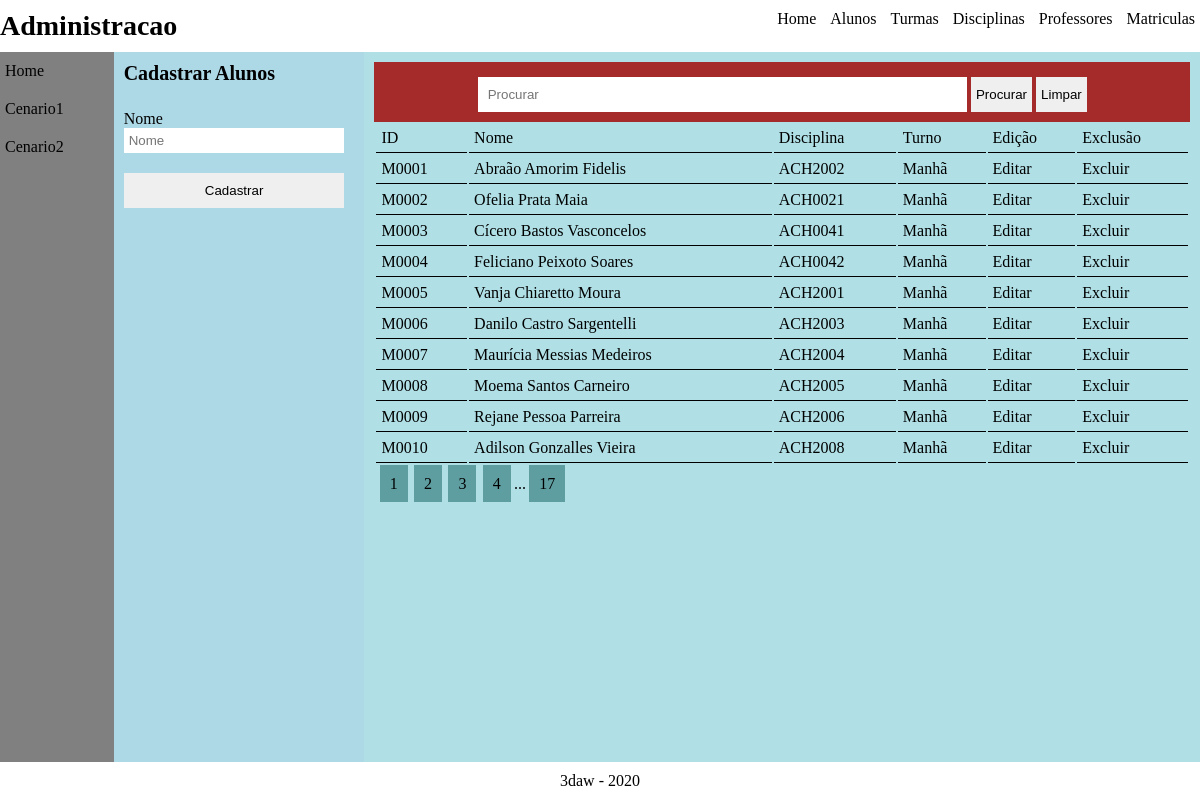
The app's page /administracao/professores.php with its own data.
### tables this page shows
CREATE TABLE IF NOT EXISTS Professores (

    ID VARCHAR(7) UNIQUE PRIMARY KEY NOT NULL,
    Nome VARCHAR(100) NOT NULL,
    Disciplina VARCHAR(7) NOT NULL,
    Turno ENUM ('Manhã', 'Noite'),
    INDEX (Disciplina ),
    FOREIGN KEY (Disciplina) REFERENCES Disciplinas( Disciplina )
);

### administracao/controller/ctrl_professores.php (called while the page is built, shortened)
<?php
    require_once "tabelas/TProfessores.php";
    require_once "tabelas/Tabela.php";
    $professores = new Professores();
    if( isset($_GET["procurando"]) and $_GET["procurando"] != ""  )
    {
        $consultatabela = $professores->procurar($_GET["procurando"]);
        $tabela = new Tabela( $consultatabela );
        $consulta = $tabela->exibir();
    }
    else{
        $consultatabela = $professores->exibir_professores();
        $tabela = new Tabela( $consultatabela );
    }
?>

### administracao/tabelas/TProfessores.php (called while the page is built, shortened)
<?php
   class Professores{
      private $host = "localhost";
      private $user = "root";
      private $password = "823543";
      private $database = "3dawdb";
      private $error = "";
      private $conn;
      public function __construct(){
         try{
            $conn = new mysqli($this->host, $this->user, $this->password, $this->database);
            $this->conn = $conn;
         }
         catch(Exception $e){
            $this->error .= $e->getMessage();
         }
      }
      private function select( $args , $id ){
         if($args == ""){
            $sql = "SELECT * FROM Professores";
            $result = $this->conn->query( $sql );
            if($result->num_rows > 0){
               $consulta = array();
               while($row = $result->fetch_array(MYSQLI_ASSOC)){
                  array_push( $consulta, $row);
               }
               return $consulta;
            }
            else{
               return "Nenhum dado ainda";
            }
         }
      }
      public function exibir_Professores(){
         return $this->select("", "");
      }
   }
?>

### administracao/tabelas/Tabela.php (the view, shortened to what this page needs)
<?php
class Tabela{
    public function __construct( $array ){
        $table = "<table id='tabela' >";
        if(is_array($array))
        {
            $table .= "<thead><tr>";
            $thead = array_keys($array[0]);
            foreach($thead as $title){
                $table .= "<td>{$title}</td>";
            }
            $table .= "<td>Edição</td><td>Exclusão</td>";
            $table .= "</tr></thead>";
            $table .= "<tbody>";
            for($i = 0; $i < count($array); $i++){
                $keys = array_keys($array[$i]);
                $table.= "<tr>";
                foreach($keys as $key){
                    $table .= "<td>". $array[$i][$key] ."</td>";
                }
                $table .= "<td><a href='alunos.php?editar={$array[$i][ array_key_first($array[0]) ]}'>Editar</a></td>";
                $table .= "<td><a href='alunos.php?excluir={$array[$i][ array_key_first($array[0]) ]}'>Excluir</a></td>";
                $table.= "</tr>";
            }
            $table .= "</tbody>";
            $table .= "</table>";
        }
    }
}
?>

### administracao/css/style.css (style rules this page uses)
* { margin: 0; padding: 0; border: none; outline: none; }
body, html { width: 100%; height: 100%; box-sizing: border-box; }
a { text-decoration: none; color: black; }
table tr td { padding: 5px; border-bottom: solid 1px black; }

### records on screen
professores: ID "M0001", Nome "Abraão Amorim Fidelis", Disciplina "ACH2002", Turno "Manhã"
professores: ID "M0002", Nome "Ofelia Prata Maia", Disciplina "ACH0021", Turno "Manhã"
professores: ID "M0003", Nome "Cícero Bastos Vasconcelos", Disciplina "ACH0041", Turno "Manhã"
professores: ID "M0004", Nome "Feliciano Peixoto Soares", Disciplina "ACH0042", Turno "Manhã"
professores: ID "M0005", Nome "Vanja Chiaretto Moura", Disciplina "ACH2001", Turno "Manhã"
professores: ID "M0006", Nome "Danilo Castro Sargentelli", Disciplina "ACH2003", Turno "Manhã"
professores: ID "M0007", Nome "Maurícia Messias Medeiros", Disciplina "ACH2004", Turno "Manhã"
professores: ID "M0008", Nome "Moema Santos Carneiro", Disciplina "ACH2005", Turno "Manhã"
professores: ID "M0009", Nome "Rejane Pessoa Parreira", Disciplina "ACH2006", Turno "Manhã"
professores: ID "M0010", Nome "Adilson Gonzalles Vieira", Disciplina "ACH2008", Turno "Manhã"

### other values on screen
$confirma "Cadastrar"
$title "ID"
$title "Nome"
$title "Disciplina"
$title "Turno"
